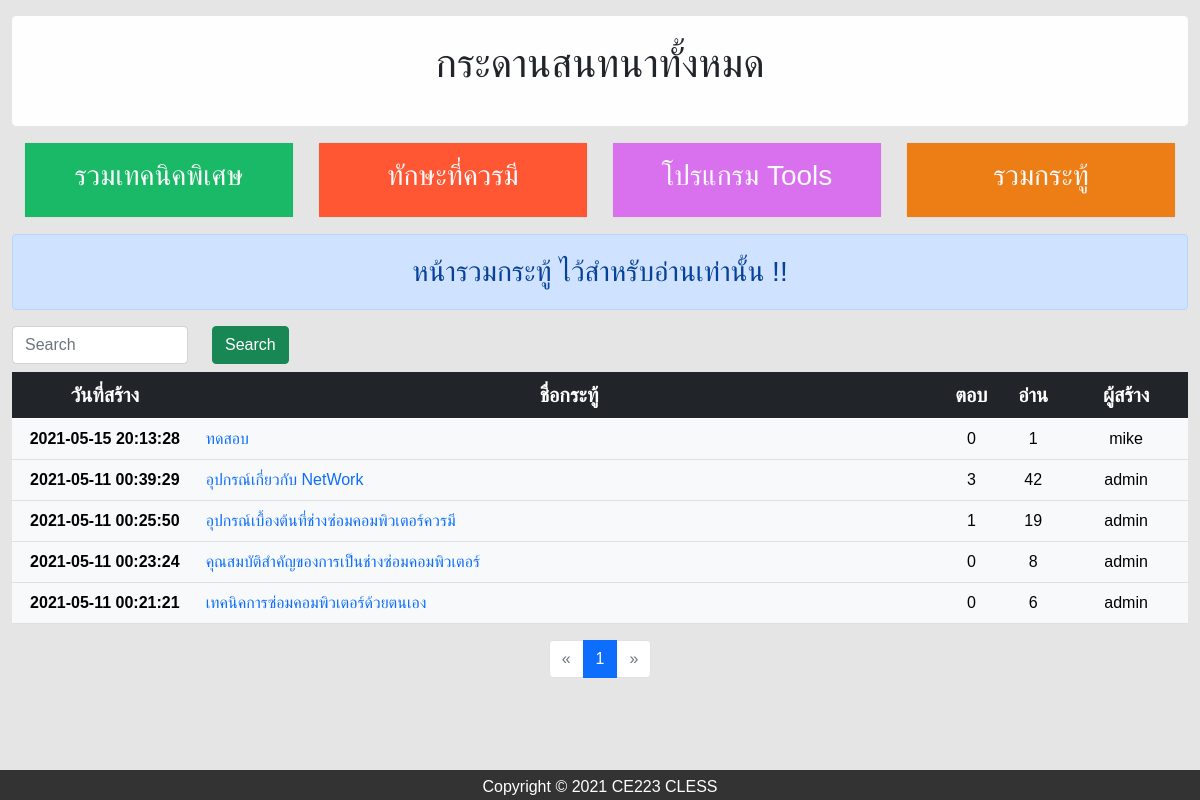
Screenshot of /user/blog.php?x&page with the database file from the repository.
### tables this page shows
CREATE TABLE `board` (
  `b_id` int(11) NOT NULL,
  `u_id` int(11) NOT NULL,
  `b_title` text NOT NULL,
  `b_detail` text NOT NULL,
  `b_date` datetime NOT NULL,
  `b_view` int(10) NOT NULL,
  `b_reply` int(10) NOT NULL,
  `b_cate` varchar(1) NOT NULL
);

CREATE TABLE `masterlogin` (
  `ID` int(11) NOT NULL,
  `username` varchar(20) NOT NULL,
  `email` varchar(50) NOT NULL,
  `password` varchar(20) NOT NULL,
  `firstname` varchar(50) NOT NULL,
  `lastname` varchar(50) NOT NULL,
  `address` varchar(100) NOT NULL,
  `phone` varchar(10) NOT NULL,
  `role` varchar(5) NOT NULL,
  `text` varchar(200) NOT NULL,
  `nickname` varchar(20) NOT NULL,
  `sex` varchar(4) NOT NULL,
  `Github` varchar(50) NOT NULL,
  `Twitter` varchar(50) NOT NULL,
  `Instagram` varchar(50) NOT NULL,
  `Facebook` varchar(50) NOT NULL,
  `image` text NOT NULL
);

### user/board_main.php (the view, shortened to what this page needs)
    <div class="container">
      <div class="row">
        <div class="col-12 col-sm-12 mt-3">
          <div class="alert alert-light" role="alert">
           <p class="fs-1 text-dark" align="center">กระดานสนทนาทั้งหมด</p>
          </div>
        </div>
      </div>
      <div class="container">
      <div class="row">
      <div class="col-6 col-sm-3 text-center">
          <div class="card">
            <div class="card-body" style="background-color:#1AB967;">
            <a href="blog.php?x=board_tech&cate=1&page" ><h3 class="text-light">รวมเทคนิคพิเศษ </h3></a>
          </div>
          </div>
        </div>
        <div class="col-6 col-sm-3 text-center">
          <div class="card">
            <div class="card-body"style="background-color:#FF5733;">
          <a href="blog.php?x=board_skill&cate=2&page" ><h3 class="text-light">ทักษะที่ควรมี</h3></a>
          </div>
          </div>
        </div>
        <div class="col-6 col-sm-3 text-center">
          <div class="card">
            <div class="card-body" style="background-color:#D971EE;">
          <a href="blog.php?x=board_tool&cate=3&page" ><h3 class="text-light">โปรแกรม Tools</h3></a>
          </div>
          </div>
        </div>
        <div class="col-6 col-sm-3 text-center">
          <div class="card">
            <div class="card-body" style="background-color:#ED7E16;">
          <a href="blog.php?x=&page" ><h3 class="text-light">รวมกระทู้ </h3></a>
          </div>
          </div>
        </div>
        </div>
        </div>
        <div class="row">
        <div class="col-12 col-sm-12 mt-3">
        <div class="alert alert-primary fs-3 text-center" role="alert">
          หน้ารวมกระทู้ ไว้สำหรับอ่านเท่านั้น !!
        </div>
        </div>
        </div>
        <form action="" method="post" id="form" enctype="multipart/form-data">
        <div class="row">
      <div class="col-2">
        <input type="text" name="search" class="form-control" placeholder="Search">
      </div>
      <div class="col">
      <input type="submit" class="btn btn-success" name="btn-search" value="Search" >
      </div>
    </div>
    </form>
        <div class="col-12 col-sm-12 mt-2">
          <table class="table table-light">
            <thead>
              <tr class="fs-5 table-dark">
                <th scope="col" width="15%" class="text-center">วันที่สร้าง</th>
                <th scope="col" width="60%" class="text-center">ชื่อกระทู้</th>
                <th scope="col" width="5%" class="text-center">ตอบ</th>
                <th scope="col" width="5%" class="text-center">อ่าน</th>
                <th scope="col" width="10%" class="text-center">ผู้สร้าง</th>
              </tr>
            </thead>
            <tbody>
            <?php
            $page = $_GET['page'];
            $per_page = 10;
            if($page==""){$page=1;}
            $res = $db->query('SELECT COUNT(*) FROM board');
            $num_rows = $res->fetchColumn();
            $total_page =ceil($num_rows/$per_page);
            $start = ($page-1)*$per_page;
            if(isset($_POST['search'])){
              $search = $_POST['search'];
            $select_stmt = $db->prepare("SELECT * FROM board LEFT JOIN masterlogin ON board.u_id = masterlogin.ID WHERE board.b_title LIKE '%$search%' Order By b_id DESC LIMIT $start,10");
            $select_stmt->execute(); }
            else if(!isset($_POST['search'])){
            $select_stmt = $db->prepare("SELECT * FROM board LEFT JOIN masterlogin ON board.u_id = masterlogin.ID Order By b_id DESC LIMIT $start,10");
            $select_stmt->execute(); }
            while($row = $select_stmt->fetch(PDO::FETCH_ASSOC)) {
            ?>
              <tr>
                <th class="text-center"><?php echo $row['b_date']?></th>
                <td><a href="blog.php?x=show&b_id=<?php echo $row['b_id']?>&cate=<?php echo$row['b_cate'];?>&page"><?php echo $row['b_title']?></td>
                <td class="text-center"><?php echo $row['b_reply']?></td>
                <td class="text-center"><?php echo $row['b_view']?></td>
                <td class="text-center"><?php echo $row['username']?></td>
              </tr>
              <?php } ?>
            </tbody>
          </table>
          <nav aria-label="Page navigation example">
          <ul class="pagination justify-content-center">
            <li <?php if($page == 1) {echo 'class="page-item disabled"';}
                  else echo 'class="page-item"';?>>
              <a class="page-link" href="blog.php?x&page=<?php echo $page-1; ?>" aria-label="Previous">
                <span aria-hidden="true">&laquo;</span>
              </a>
            </li>
            <?php for($i=1;$i<=$total_page;$i++){ ?>
            <li <?php if($page == $i) echo 'class="page-item active"' ;?>><a class="page-link" href="blog.php?x&page=<?php echo($i); ?>"><?php echo $i;?></a></li>
              <?php } ?>
            <li <?php if($page >= $total_page) {echo 'class="page-item disabled"';}
                  else echo 'class="page-item"';?>>
              <a class="page-link" href="blog.php?x&page=<?php echo $page+1; ?>" aria-label="Next">
        <span aria-hidden="true">&raquo;</span>
      </a>
    </li>
  </ul>
</nav>
        </div>
      </div>

### style.css (style rules this page uses)
.container { max-width: 1300px; }
body { position: relative; padding-bottom: 58px; min-height: 100vh; }
* { margin: 0; padding: 0; box-sizing: border-box; font-family: 'Poppins' , sans-serif; }

### user/blog.php (style rules this page uses)
A:link { text-decoration:none; }

### rows the page displays
board: b_date "2021-05-15 20:13:28", b_title "ทดสอบ", b_reply "0", b_view "1", u.username "mike"
board: b_date "2021-05-11 00:39:29", b_title "อุปกรณ์เกี่ยวกับ NetWork", b_reply "3", b_view "42", u.username "admin"
board: b_date "2021-05-11 00:25:50", b_title "อุปกรณ์เบื้องต้นที่ช่างซ่อมคอมพิวเตอร์ควรมี", b_reply "1", b_view "19", u.username "admin"
board: b_date "2021-05-11 00:23:24", b_title "คุณสมบัติสำคัญของการเป็นช่างซ่อมคอมพิวเตอร์", b_reply "0", b_view "8", u.username "admin"
board: b_date "2021-05-11 00:21:21", b_title "เทคนิคการซ่อมคอมพิวเตอร์ด้วยตนเอง", b_reply "0", b_view "6", u.username "admin"
